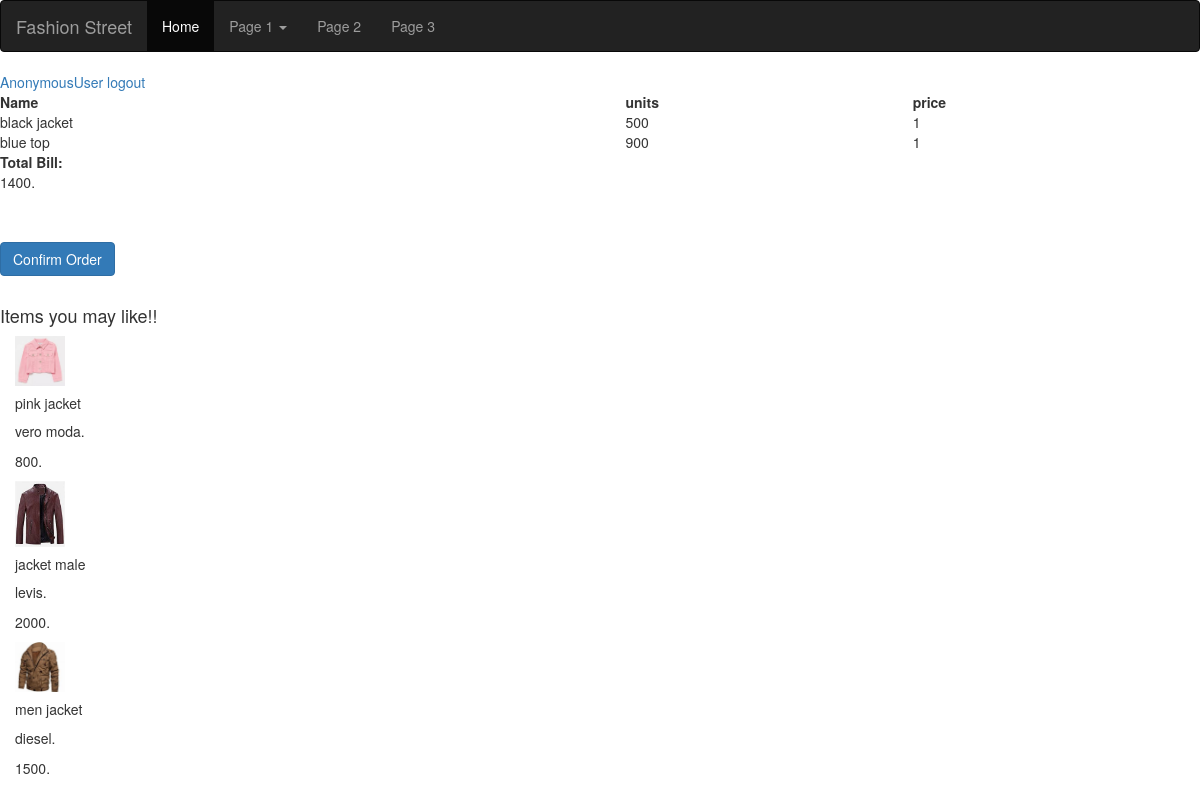
Page /bill/ on the committed database.
### e_commerce/models.py (models this page shows)
class cartItem(models.Model):
    user_id=models.CharField(max_length=200, null=True)
    id = models.SmallIntegerField(primary_key=True)
    name = models.CharField(max_length=200, null=True)
    brand = models.CharField(max_length=200, null=True)
    price = models.SmallIntegerField()
    size = models.CharField(choices=sizes, max_length=20, default=sizes[0][0])
    img = models.ImageField(null=True)
    units=models.SmallIntegerField()
    ordered=models.BooleanField(default=False)
    removed=models.BooleanField(default=False)
    status=models.CharField(max_length=200, null=True)

class product(models.Model):
    id=models.SmallIntegerField(primary_key=True)
    name = models.CharField(max_length=200, null=True)
    brand = models.CharField(max_length=200, null=True)
    price=models.SmallIntegerField()
    size = models.CharField(choices=sizes, max_length=20,default=sizes[0][0])
    img=models.ImageField(null=True)
    gender=models.CharField(max_length=200, null=True)

### e_commerce/views.py (the view)
# urls.py: path('bill/', views.generateBill,name='bill'),
def generateBill(request):
    total=0
    type_list=[]
    current_user = request.user
    cartItem.objects.filter(user_id=current_user.username).update(status='Ordered')
    orderedItems = cartItem.objects.filter(user_id=current_user.username).filter(ordered=True, removed=False)
    types=['top','jacket','shrug','jeans']
    for item in orderedItems:
        for type in types:
            if type in item.name.lower():
                type_list.append(type)
                break
    unique_types=list(set(type_list))
    type_freq_list={x:type_list.count(x) for x in unique_types}
    max_type = max(type_freq_list, key=type_freq_list.get)
    rec_products=product.objects.filter(name__contains=max_type)
    order_ids=[item.id for item in orderedItems]
    rec_ids=[item.id for item in rec_products]
    print(order_ids)
    print(rec_ids)
    to_rec=set(rec_ids)-set(order_ids)
    print(to_rec)
    rec_products=product.objects.filter(name__contains=max_type,id__in=to_rec)
    print(rec_products)
    cartItems = cartItem.objects.filter(user_id=current_user.username).filter(ordered=True,removed=False)
    for item in cartItems:
        total=total+item.price*item.units
    return render(request, 'e_commerce/Bill.html', {'items': cartItems,'total_amount':total,'rec':rec_products})

### e_commerce/templates/e_commerce/Bill.html (shortened to what this page needs)
{% load static %}
<!DOCTYPE html>
<html lang="en">
<head>
    <link rel="stylesheet" href="https://maxcdn.bootstrapcdn.com/bootstrap/3.4.1/css/bootstrap.min.css">
</head>
<body>
<nav class="navbar navbar-inverse">
  <div class="container-fluid">
    <div class="navbar-header">
      <a class="navbar-brand" href="#">Fashion Street</a>
    </div>
    <ul class="nav navbar-nav">
      <li class="active"><a href="#">Home</a></li>
      <li class="dropdown">
        <a class="dropdown-toggle" data-toggle="dropdown" href="#">Page 1
        <span class="caret"></span></a>
      </li>
      <li><a href="#">Page 2</a></li>
      <li><a href="#">Page 3</a></li>
    </ul>
  </div>
</nav>
<a href="{% url 'logout' %}">{{request.user}} logout</a>
<table style="width:100%">
  <tr>
    <th>Name</th>
    <th>units</th>
    <th>price</th>
  </tr>
  {% for item in items %}
  <tr>
    <td>{{item.name}}</td>
    <td>{{item.price}}</td>
    <td>{{item.units}}</td>
  </tr>
{% endfor %}
</table>
     <b>Total Bill:</b> <p class="card-text">{{total_amount}}.</p>
<br><br>
<a href="{% url 'savePastOrders' %}" class="btn btn-primary">Confirm Order</a>
<br>
<br>
<h4>Items you may like!!</h4>
<div class="container">
<div class="row content">
  {% for item in rec %}
  <div class="column">
    <div class="card">
        <div class="card-body">
  <img class="card-img-top" src="{{item.img.url}}" alt="Card image cap" width="50",height="50">
    <h5 class="card-title">{{item.name}}</h5>
    <p class="card-text">{{item.brand}}.</p>
      <p class="card-text">{{item.price}}.</p>
    </div>
  </div>
  </div>
    {% endfor %}
</div>
</div>
</body>
</html>

### rows in the picture
cartItem: name "black jacket", price "500", units "1"
cartItem: name "blue top", price "900", units "1"
product: img (picture), name "pink jacket", brand "vero moda", price "800"
product: img (picture), name "jacket male", brand "levis", price "2000"
product: img (picture), name "men jacket", brand "diesel", price "1500"

### other values in the picture
{{ request.user }} "AnonymousUser"
{{ total_amount }} "1400"
